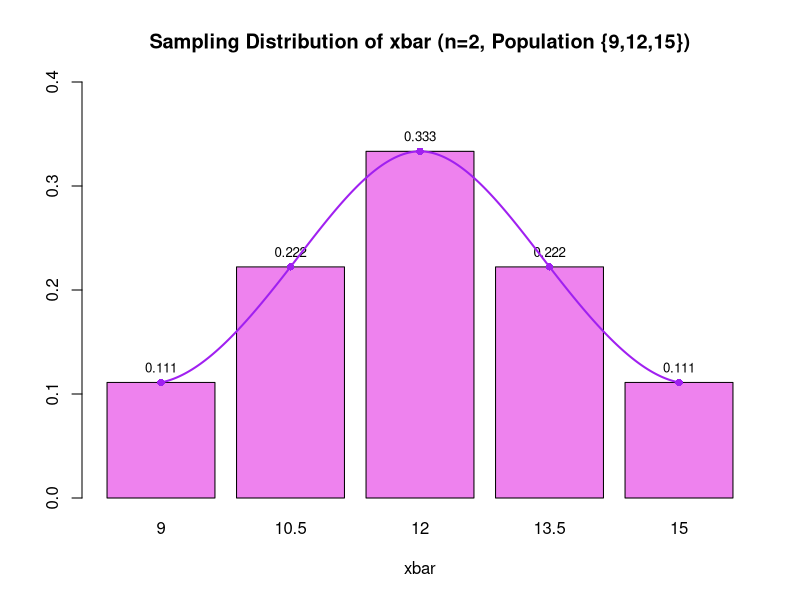

Recreate this plot in R.
## ---- chunk 1
knitr::opts_chunk$set(echo = TRUE, message = FALSE, warning = FALSE)
library(dplyr)
library(ggplot2)
## ---- chunk 2
pop <- c(9, 12, 15)

samples <- expand.grid(pop, pop)
names(samples) <- c("x1", "x2")

samples$xbar <- rowMeans(samples)

dist_table <- as.data.frame(table(xbar = samples$xbar))
dist_table$xbar <- as.numeric(as.character(dist_table$xbar))
dist_table$prob <- dist_table$Freq / nrow(samples)

mu_pop <- mean(pop)
var_pop <- sum((pop - mu_pop)^2) / length(pop)

mu_xbar <- sum(dist_table$xbar * dist_table$prob)
E_xbar2 <- sum((dist_table$xbar^2) * dist_table$prob)
var_xbar <- E_xbar2 - mu_xbar^2

theoretical_var_xbar <- var_pop / 2

print(samples)
print(dist_table)
cat("Population variance (sigma^2) =", var_pop, "\n")
cat("Population mean (mu) =", mu_pop, "\n")
cat("Mean of sampling distribution (mu_xbar) =", mu_xbar, "\n")
cat("Variance of sampling distribution (sigma^2_xbar) =", var_xbar, "\n")
cat("Theoretical sigma^2/n =", theoretical_var_xbar, "\n")

mp <- barplot(height = dist_table$prob,
              names.arg = dist_table$xbar,
              main = "Sampling Distribution of xbar (n=2, Population {9,12,15})",
              xlab = "xbar",
              ylab = "",
              col = "violet",
              ylim = c(0, 0.4))

text(x = mp,
     y = dist_table$prob,
     labels = round(dist_table$prob, 3),
     pos = 3, cex = 0.8)

smooth_line <- spline(x = mp, y = dist_table$prob, n = 200)

lines(smooth_line, col = "purple", lwd = 2)
points(mp, dist_table$prob, pch = 16, col = "purple")


## ---- chunk 3
pop <- c(3, 7, 11, 15)

mu_pop <- mean(pop)
var_pop <- sum((pop - mu_pop)^2) / length(pop)
sd_pop <- sqrt(var_pop)

samples <- expand.grid(pop, pop)
samples$xbar <- rowMeans(samples)

dist_table <- as.data.frame(table(xbar = samples$xbar))
dist_table$xbar <- as.numeric(as.character(dist_table$xbar))
dist_table$prob <- dist_table$Freq / nrow(samples)

mu_xbar <- sum(dist_table$xbar * dist_table$prob)

E_xbar2 <- sum((dist_table$xbar^2) * dist_table$prob)
var_xbar <- E_xbar2 - mu_xbar^2
sd_xbar <- sqrt(var_xbar)

theoretical_sd_xbar <- sqrt(var_pop / 2)

cat("Population values:", pop, "\n\n")
cat("(a) Population mean (mu) =", mu_pop, "\n")
cat("(b) Population standard deviation (sigma) =", sd_pop, "\n\n")
cat("(c) Mean of sampling distribution (mu_xbar) =", mu_xbar, "\n")
cat("(d) Standard deviation of sampling distribution (sigma_xbar) =", sd_xbar, "\n\n")

## ---- chunk 4
n <- 200
p <- 0.5
phat_mean <- p
phat_sd <- sqrt(p * (1 - p) / n)

z_a <- (0.40 - phat_mean) / phat_sd
p_a <- pnorm(z_a)

z1_b <- (0.43 - phat_mean) / phat_sd
z2_b <- (0.57 - phat_mean) / phat_sd
p_b <- pnorm(z2_b) - pnorm(z1_b)

z_c <- (0.54 - phat_mean) / phat_sd
p_c <- 1 - pnorm(z_c)

cat("(a) =", p_a, "\n")
cat("(b) =", p_b, "\n")
cat("(c) =", p_c, "\n")

## ---- chunk 5
x <- c(6, 9, 12, 15, 18)
px <- c(0.1, 0.2, 0.4, 0.2, 0.1)

mu <- sum(x * px)
E_x2 <- sum(x^2 * px)
var_pop <- E_x2 - mu^2

cat("Population mean =", mu, "\n")
cat("Population variance =", var_pop, "\n\n")

samples <- expand.grid(x, x)
colnames(samples) <- c("x1", "x2")
samples$mean <- rowMeans(samples)
samples$prob <- px[match(samples$x1, x)] * px[match(samples$x2, x)]
print(samples)

